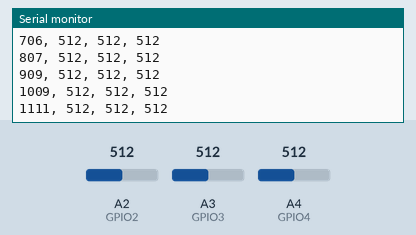
The sketch below on a simulated Arduino Uno, built with avr-gcc and run on an emulated ATmega328P. Shown: the last lines printed to the serial monitor. The test bench sets the inputs (shaded band); at power-on: A2 (GPIO2) = 512, A3 (GPIO3) = 512, A4 (GPIO4) = 512.

Above: at 1.2 s.
1.3 s: A2 (GPIO2) set to 716
At 1.32 s:
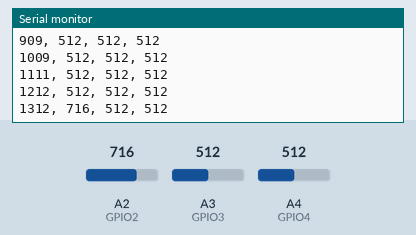
2.8 s: A3 (GPIO3) set to 716
At 2.83 s:
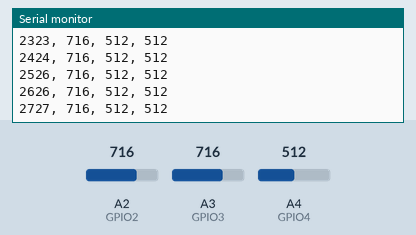
4.3 s: A4 (GPIO4) set to 716
At 4.35 s:
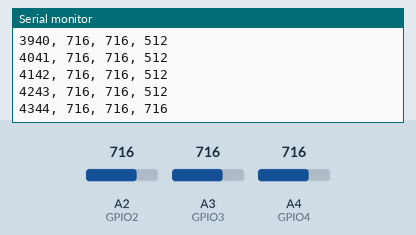
5.8 s: A2 (GPIO2) set to 900
At 5.87 s:
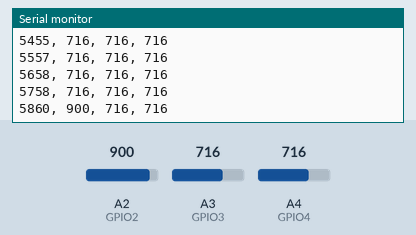
7.3 s: A3 (GPIO3) set to 900
At 7.38 s:
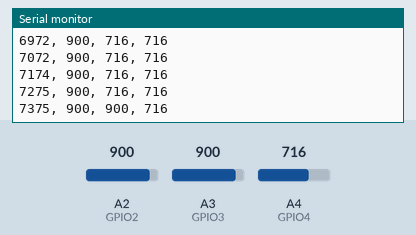
8.8 s: A4 (GPIO4) set to 900
At 8.8 s:
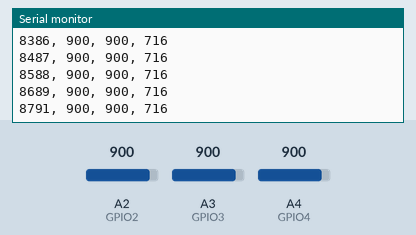
Timing chart, 0 to 11.3 s (numbered marks = the images above; inputs shaded):
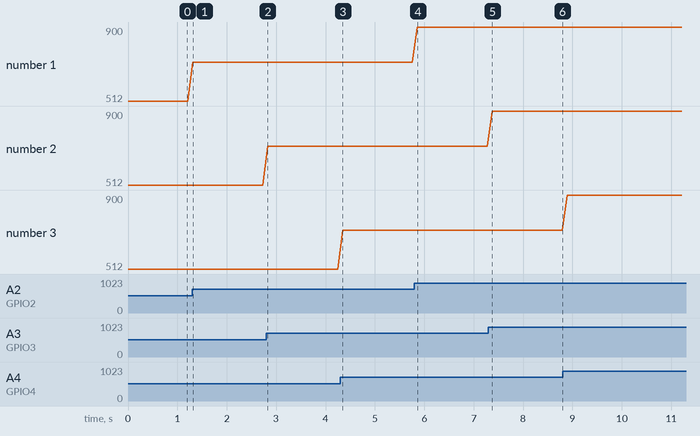

The sketch:

cansat_cds_test.ino
```cpp
#define GPIO2 2
#define GPIO3 3
#define GPIO4 4

// adc value
int d0 = 0;
int d1 = 0;
int d2 = 0;

void setup() {
  Serial.begin(115200);
  pinMode(GPIO2, INPUT);
  pinMode(GPIO3, INPUT);
  pinMode(GPIO4, INPUT);
}

void loop() {
  // high lux: low value(mV)
  // low lux: high value(mV)
  // D0 pin = GPIO2, D1 pin = GIPO3, D2 pin = GIPO4
  d0 = analogRead(GPIO2);
  d1 = analogRead(GPIO3);
  d2 = analogRead(GPIO4);

  // debug
  String s = String(millis(), DEC);
  s.concat(", ");
  s.concat(String(d0, DEC));
  s.concat(", ");
  s.concat(String(d1, DEC));
  s.concat(", ");
  s.concat(String(d2, DEC));
  Serial.println(s);

  delay(100);
}
```

Measured:
- after the input at 1.3 s, the serial monitor: prints a new line at once (image 1)
- after the input at 4.3 s, the serial monitor: prints a new line after 0.05 s (image 3)
- after the input at 5.8 s, the serial monitor: prints a new line after 0.06 s (image 4)
- after the input at 7.3 s, the serial monitor: prints a new line after 0.08 s (image 5)
- plotted number 1: 512 → 716 after the input at 1.3 s, 716 → 900 after the input at 5.8 s
